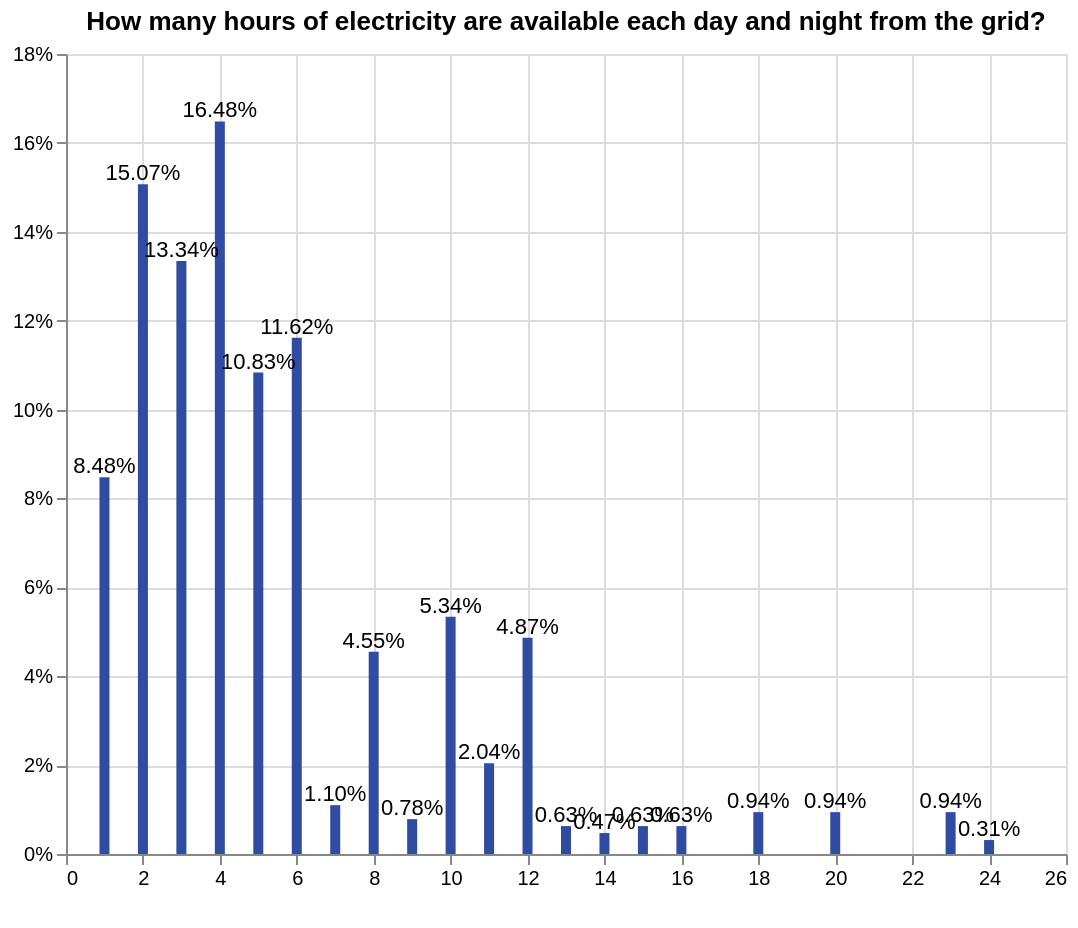

Describe this chart as a Vega-Lite specification.
### Vega-Lite specification from a JSON file in a GitHub repository (floating-point values rounded to 4 significant figures; data arrays with more than 128 entries replaced by an {"elided": "..."} marker saying what was removed)
{"config": {"view": {"continuousWidth": 400, "continuousHeight": 300}}, "layer": [{"mark": {"type": "bar", "color": "#304ca2"}, "encoding": {"tooltip": {"type": "quantitative", "field": "c_28a"}, "x": {"type": "quantitative", "axis": {"title": " "}, "field": "c_28a", "sort": {"field": "c_28a", "op": "count", "order": "descending"}}, "y": {"type": "quantitative", "aggregate": "sum", "axis": {"format": "%", "title": ""}, "field": "pct"}}, "height": 400, "selection": {"selector031": {"type": "single", "fields": ["locality"], "bind": {"input": "select", "options": [null, 0, 1], "labels": ["National", "Urban", "Rural"], "name": "Locality Breakdown  "}}, "selector032": {"type": "single", "fields": ["elc_aggr_tier"], "bind": {"input": "select", "options": [null, "Tier 0", "Tier 1", "Tier 2", "Tier 3", "Tier 4", "Tier 5"], "labels": ["All Tiers", "Tier 0", "Tier 1", "Tier 2", "Tier 3", "Tier 4", "Tier 5"], "name": "Tiers  "}}}, "transform": [{"joinaggregate": [{"op": "count", "field": "*", "as": "total"}]}, {"calculate": "1 / datum.total", "as": "pct"}], "width": 500}, {"mark": {"type": "text", "align": "center", "baseline": "bottom"}, "encoding": {"text": {"type": "quantitative", "aggregate": "sum", "field": "pct", "format": ".2%"}, "tooltip": {"type": "quantitative", "field": "c_28a"}, "x": {"type": "quantitative", "axis": {"title": " "}, "field": "c_28a", "sort": {"field": "c_28a", "op": "count", "order": "descending"}}, "y": {"type": "quantitative", "aggregate": "sum", "axis": {"format": "%", "title": ""}, "field": "pct"}}, "height": 400, "transform": [{"joinaggregate": [{"op": "count", "field": "*", "as": "total"}]}, {"calculate": "1 / datum.total", "as": "pct"}], "width": 500}], "data": {"name": "data-65738222e0828fa6f84844e18d8ece56"}, "title": {"text": ["How many hours of electricity are available each day and night from the grid?"], "color": "black", "subtitleColor": "black"}, "transform": [{"filter": {"selection": "selector031"}}, {"filter": {"selection": "selector032"}}], "$schema": "https://vega.github.io/schema/vega-lite/v4.8.1.json", "datasets": {"data-65738222e0828fa6f84844e18d8ece56": {"elided": "637 records"}}}
